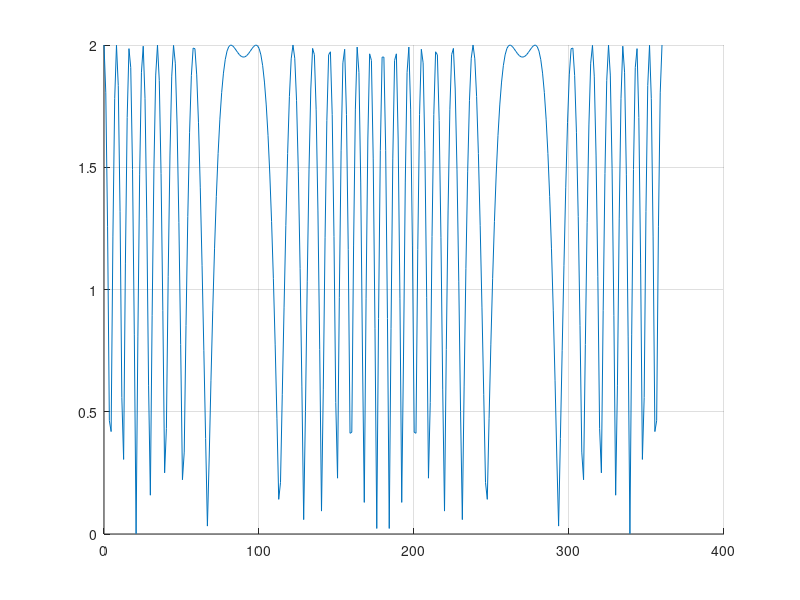
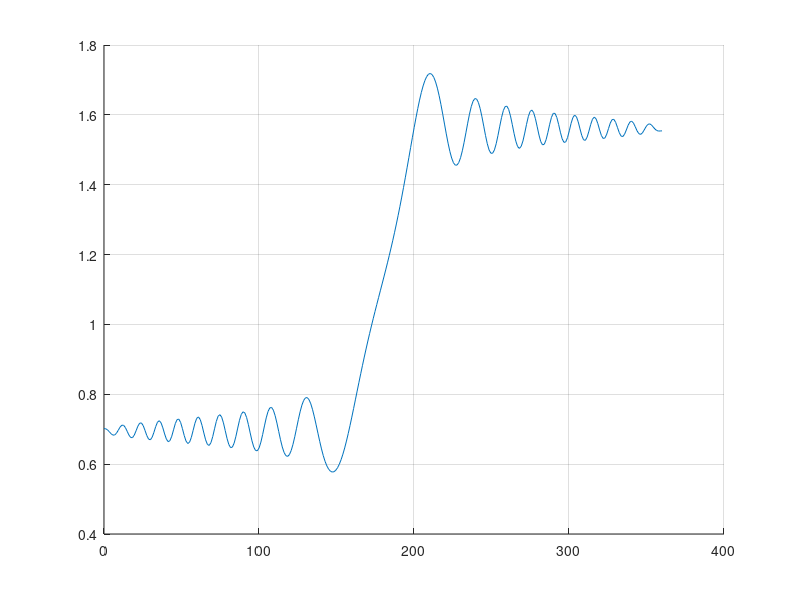
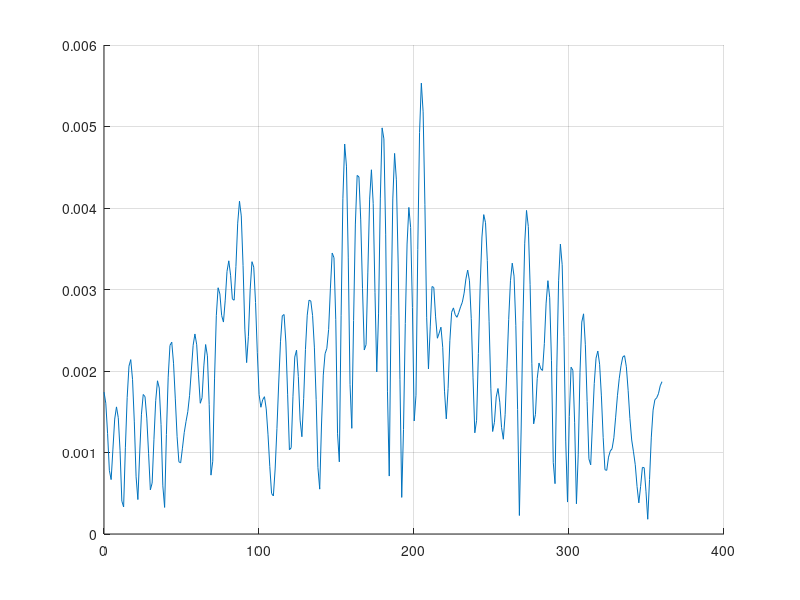
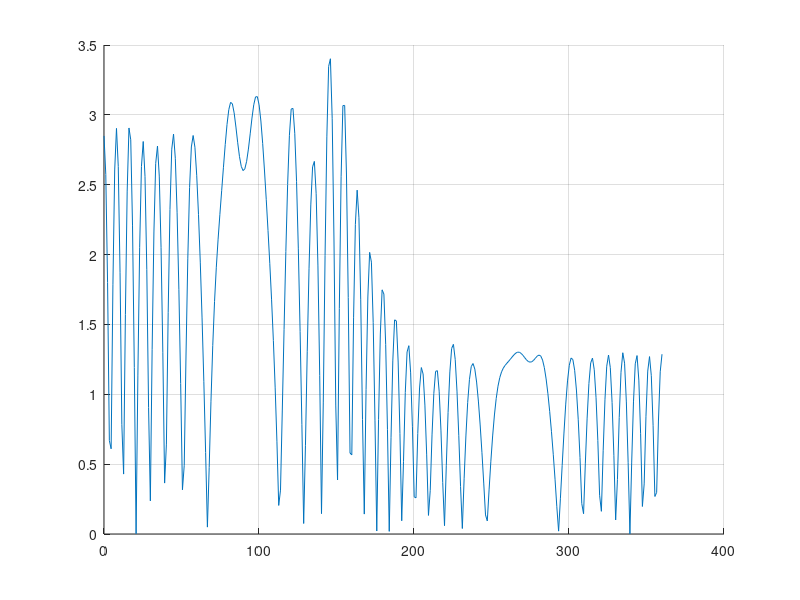

Here is the MATLAB script that generated these plots, in order:
close all;
clear;
clc;

% Parameters
f = 3e9;
a = .5;            % radius in meters;
delta = 0.1;        % spacing in wavelengths
thi = 315*(pi/180); % Incident angle

c = 3e8;
a = a*f/c;          % radius in wavelengths
N = floor(2*pi*a/delta);
lambda = 3e8/f;
k0 = 2*pi;
Z0 = 120*pi;
phi = linspace(0,2*pi,N);

% Initialization
V = zeros(N,1);
Z = zeros(N,N);

% Solving for Z matrix
for n=1:N
    for m=1:N
        if n==m
            Z(n,m) = 0.5 - (delta/(4*pi*a)) - 1j*(k0*a).^2*(delta/4/a - 0.5*sin(delta/2/a))/2;
        else
            arg = sin((phi(m) - phi(n))/2);
            Z(n,m) = -1j*k0*delta*arg*besselh(1,2,2*k0*a*arg)./4;
        end
    end
    V(n) = exp(-1j*k0*a*cos(phi(n) - thi)) + exp(-1j*k0*a*cos(phi(n) + thi));
end
% Hz = V.'/Z;
% Hz = inv(Z)*V;
Hz = Z/V.';

figure; hold on; grid on;
plot(phi*180/pi,abs(V))

figure; hold on; grid on;
plot(phi*180/pi,abs(sum(Z,2)))

figure; hold on; grid on;
plot(phi*180/pi,abs(Hz))

figure; hold on; grid on;
plot(phi*180/pi,abs(V)./abs(sum(Z,2)))



dths = 0.1;
Nths = floor(360/dths)+1;
ths = linspace(0,2*pi,Nths);
Es = zeros(Nths,1);

for i=1:Nths
    sum = 0;
    for j=1:N
        sum = sum + Hz(j)*exp(1i*k0*(a*cos(ths(i) - phi(j))))*cos(ths(i) - phi(j));
    end
    Es(i) = -(k0/4)*sqrt(2/(pi*k0))*exp(1i*pi/4)*delta*sum;
end


figure; hold on;
plot(ths,20*log10(abs(Es)),'linewidth',3);



